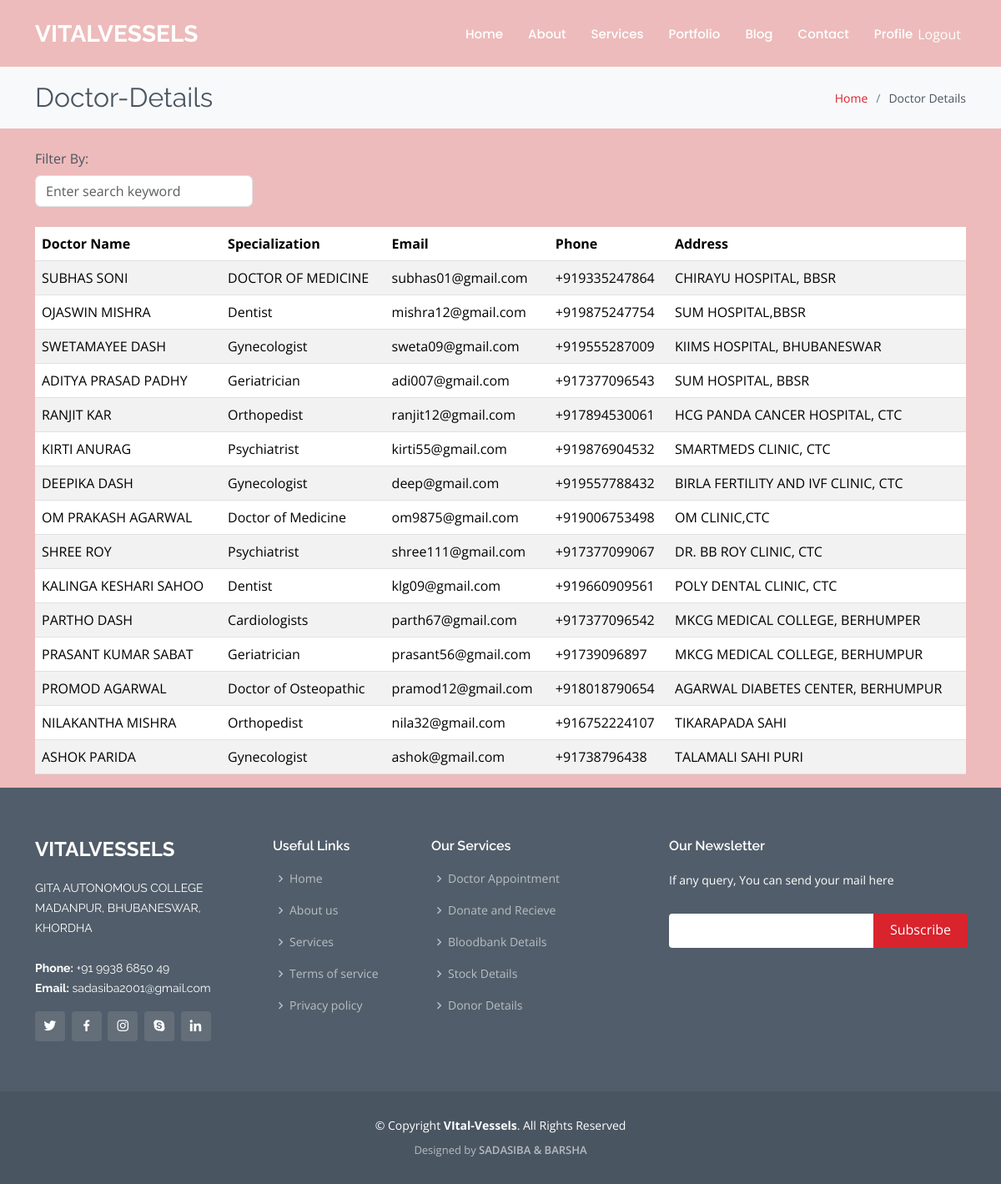
Page /bbmsApp/doctor_-_detail/ on the committed database.
### BBMS_APP/models.py (models this page shows, shortened)
class DoctorDetails(models.Model):
    DoesNotExist = None
    objects = None
    doctor_id = models.CharField(max_length=10, primary_key=True)
    name = models.CharField(max_length=100)
    gender = models.CharField(max_length=6)
    specialization = models.CharField(max_length=50)
    email = models.EmailField(max_length=100)
    phone = models.CharField(max_length=13)
    address = models.CharField(max_length=100)
    profile_photo = models.ImageField(upload_to='user_profile_photos/', null=True, blank=True)
    class Meta:
        db_table = 'DOCTOR_DETAILS'

### BBMS_APP/views.py (the view)
# urls.py: path('doctor_-_detail/', views.doctorDetails, name='doctor_details'),
def doctorDetails(request):
    doctor = DoctorDetails.objects.all()
    records = {
        'doctors': doctor,
    }
    return render(request, 'BBMS_APP/for_all_doctordetails.html', records)

### BBMS_APP/templates/BBMS_APP/for_all_doctordetails.html (shortened to what this page needs)
{% extends 'BBMS_APP/base.html' %}
{% block content %}
<section id="breadcrumbs" class="breadcrumbs">
    <div class="container">
        <div class="d-flex justify-content-between align-items-center">
            <h2><b>Doctor-Details</b></h2>
            <ol>
                <li><a href="{% url 'Home' %}">Home</a></li>
                <li>Doctor Details</li>
            </ol>
        </div>
    </div>
</section>
<div class="container mt-4">
    <div class="row">
        <div class="col-md-3">
            <label for="search" class="form-label">Filter By:</label>
            <input type="text" id="searchInput" class="form-control" placeholder="Enter search keyword">
        </div>
    </div>
</div>
<div class="container mt-4">
    <div class="scroll-table">
        <table id="doctorDetails" class="table table-striped">
            <thead>
                <tr>
                    <th>Doctor Name</th>
                    <th>Specialization</th>
                    <th>Email</th>
                    <th>Phone</th>
                    <th>Address</th>
                </tr>
            </thead>
            <tbody>
                {% for i in doctors %}
                <tr>
                    <td>{{ i.name }}</td>
                    <td>{{ i.specialization }}</td>
                    <td>{{ i.email }}</td>
                    <td>{{ i.phone}}</td>
                    <td>{{ i.address }}</td>
                </tr>
                {% endfor %}
            </tbody>
        </table>
    </div>
</div>
{% endblock %}

### BBMS_APP/static/BBMS_APP/assets/css/style.css (style rules this page uses)
body { font-family: "Open Sans", sans-serif; background-color: #edbbbb; color: #4a5562; }
a { text-decoration: none; color: #d9232d; }
h1, h2, h3, h4, h5, h6 { font-family: "Raleway", sans-serif; }
section { padding: 60px 0; overflow: hidden; }
.breadcrumbs { padding: 18px 0; background: #f8f9fa; min-height: 40px; margin-top: 80px; }
.breadcrumbs h2 { font-size: 32px; font-weight: 300; margin: 0; }
.breadcrumbs ol { display: flex; flex-wrap: wrap; list-style: none; padding: 0; margin: 0; font-size: 14px; }
.breadcrumbs ol li+li { padding-left: 10px; }
.breadcrumbs ol li+li::before { display: inline-block; padding-right: 10px; color: #6b7b8d; content: "/"; }

### rows in the picture
DoctorDetails: name "SUBHAS SONI", specialization "DOCTOR OF MEDICINE", email "subhas01@gmail.com", phone "+919335247864", address "CHIRAYU HOSPITAL, BBSR"
DoctorDetails: name "OJASWIN MISHRA", specialization "Dentist", email "mishra12@gmail.com", phone "+919875247754", address "SUM HOSPITAL,BBSR"
DoctorDetails: name "SWETAMAYEE DASH", specialization "Gynecologist", email "sweta09@gmail.com", phone "+919555287009", address "KIIMS HOSPITAL, BHUBANESWAR"
DoctorDetails: name "ADITYA PRASAD PADHY", specialization "Geriatrician", email "adi007@gmail.com", phone "+917377096543", address "SUM HOSPITAL, BBSR"
DoctorDetails: name "RANJIT KAR", specialization "Orthopedist", email "ranjit12@gmail.com", phone "+917894530061", address "HCG PANDA CANCER HOSPITAL, CTC"
DoctorDetails: name "KIRTI ANURAG", specialization "Psychiatrist", email "kirti55@gmail.com", phone "+919876904532", address "SMARTMEDS CLINIC, CTC"
DoctorDetails: name "DEEPIKA DASH", specialization "Gynecologist", email "deep@gmail.com", phone "+919557788432", address "BIRLA FERTILITY AND IVF CLINIC, CTC"
DoctorDetails: name "OM PRAKASH AGARWAL", specialization "Doctor of Medicine", email "om9875@gmail.com", phone "+919006753498", address "OM CLINIC,CTC"
DoctorDetails: name "SHREE ROY", specialization "Psychiatrist", email "shree111@gmail.com", phone "+917377099067", address "DR. BB ROY CLINIC, CTC"
DoctorDetails: name "KALINGA KESHARI SAHOO", specialization "Dentist", email "klg09@gmail.com", phone "+919660909561", address "POLY DENTAL CLINIC, CTC"
DoctorDetails: name "PARTHO DASH", specialization "Cardiologists", email "parth67@gmail.com", phone "+917377096542", address "MKCG MEDICAL COLLEGE, BERHUMPER"
DoctorDetails: name "PRASANT KUMAR SABAT", specialization "Geriatrician", email "prasant56@gmail.com", phone "+91739096897", address "MKCG MEDICAL COLLEGE, BERHUMPUR"
DoctorDetails: name "PROMOD AGARWAL", specialization "Doctor of Osteopathic", email "pramod12@gmail.com", phone "+918018790654", address "AGARWAL DIABETES CENTER, BERHUMPUR"
DoctorDetails: name "NILAKANTHA MISHRA", specialization "Orthopedist", email "nila32@gmail.com", phone "+916752224107", address "TIKARAPADA SAHI"
DoctorDetails: name "ASHOK PARIDA", specialization "Gynecologist", email "ashok@gmail.com", phone "+91738796438", address "TALAMALI SAHI PURI"
